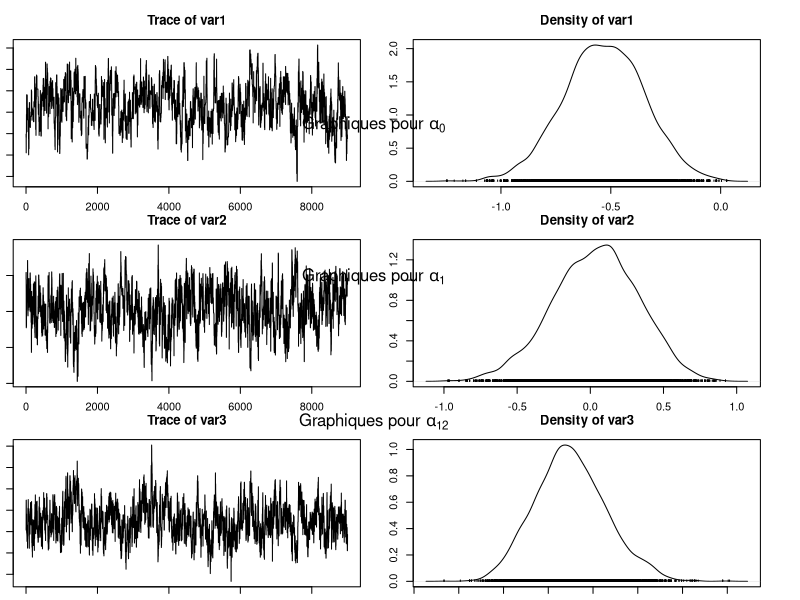
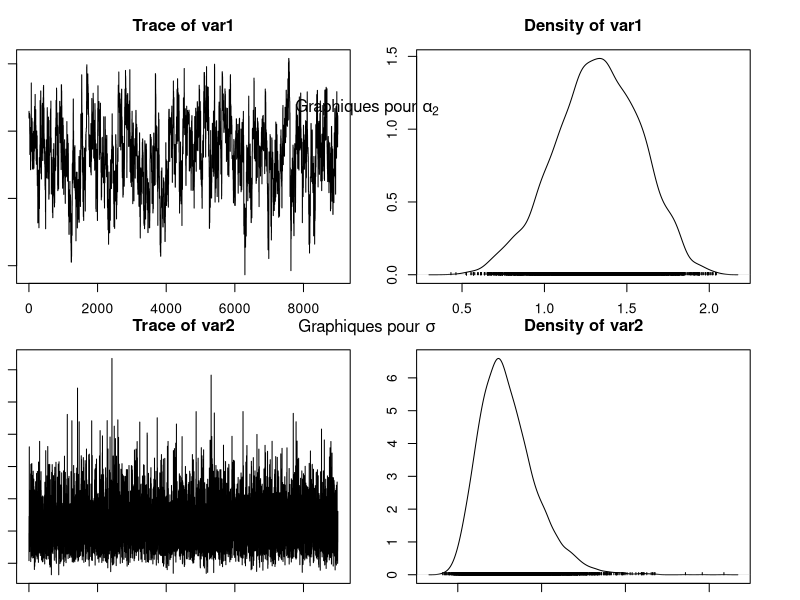

Here is the R script that generated these plots, in order:
## ---- chunk 1
# mettre ce qui nous sert pour la suite
## ---- chunk 2
# Notations changées par rapport au fichier seeds.data pour être en accord avec 
# la consigne donnée
"N" <- 21 
"r" <- c(10, 23, 23, 26, 17, 5, 53, 55, 32, 46, 10, 8, 10, 8, 23, 0, 3, 22, 15, 32, 3)
"n" <- c(39, 62, 81, 51, 39, 6, 74, 72, 51, 79, 13, 16, 30, 28, 45, 4, 12, 41, 30, 51, 7)
"x1" <- c(0, 0, 0, 0, 0, 0, 0, 0, 0, 0, 0, 1, 1, 1, 1, 1, 1, 1, 1, 1, 1)
"x2" <- c(0, 0, 0, 0, 0, 1, 1, 1, 1, 1, 1, 0, 0, 0, 0, 0, 1, 1, 1, 1, 1)
## ---- chunk 3
alpha0 <- 0
alpha1 <- 0
alpha2 <- 0
alpha12 <- 0
tau <- 10
b <- c(0, 0, 0, 0, 0, 0, 0, 0, 0, 0, 0, 0, 0, 0, 0, 0, 0, 0, 0, 0, 0)
## ---- chunk 4
seeds = function(nchain, N, r, n, x1, x2, alpha0, alpha1, alpha2, alpha12, tau, b, prop_sd){
  
  # Initialisation
  res = matrix(NA, nchain + 1, 5)
  res[1, ] = c(alpha0, alpha1, alpha12, alpha2, 1/sqrt(tau)) # le dernier terme vaut sigma

  p = plogis(alpha0 + alpha1 * x1 + alpha2 * x2 + alpha12 * x1 * x2 + b)
  
  res_b = matrix(NA, nchain + 1, N)
  res_b[1, ] = b
  
  acc_rates = rep(0, 4) # pour les 4 alpha
  
  for (i in 1:nchain){
    
    # Mise à jour de alpha0
    alpha0 = res[i, 1]
    prop = rnorm(1, alpha0, prop_sd[1]) # marche aléatoire simple
    prop_p = plogis(prop + alpha1 * x1 + alpha2 * x2 + alpha12 * x1 * x2 + b)
    
    top = - ((prop^2) / (2 * 1e6)) + sum(r * log(prop_p)) + sum((n-r) * log(1 - prop_p))
    bottom = - ((alpha0^2) / (2 * 1e6)) + sum(r * log(p)) + sum((n-r) * log(1 - p))
    acc_prob = exp(top - bottom) # Ratio des noyaux vaut 1 (symétrie du noyau)
    
    if (runif(1) < min(1, acc_prob)){
      alpha0 = prop
      p = prop_p
      acc_rates[1] = acc_rates[1] + 1
    }
    
    # Mise à jour de alpha1
    alpha1 = res[i, 2]
    prop = rnorm(1, alpha1, prop_sd[2]) # marche aléatoire simple
    prop_p = plogis(alpha0 + prop * x1 + alpha2 * x2 + alpha12 * x1 * x2 + b)
    
    top = - ((prop^2) / (2 * 1e6)) + sum(r * log(prop_p)) + sum((n-r) * log(1 - prop_p))
    bottom = - ((alpha1^2) / (2 * 1e6)) + sum(r * log(p)) + sum((n-r) * log(1 - p))
    acc_prob = exp(top - bottom) # Ratio des noyaux vaut 1 (symétrie du noyau)
    
    if (runif(1) < min(1, acc_prob)){
      alpha1 = prop
      p = prop_p
      acc_rates[2] = acc_rates[2] + 1
    }

    # Mise à jour de alpha12
    alpha12 = res[i, 3]
    prop = rnorm(1, alpha12, prop_sd[3]) # marche aléatoire simple
    prop_p = plogis(alpha0 + alpha1 * x1 + alpha2 * x2 + prop * x1 * x2 + b)
    
    top = - ((prop^2) / (2 * 1e6)) + sum(r * log(prop_p)) + sum((n-r) * log(1 - prop_p))
    bottom = - ((alpha12^2) / (2 * 1e6)) + sum(r * log(p)) + sum((n-r) * log(1 - p))
    acc_prob = exp(top - bottom) # Ratio des noyaux vaut 1 (symétrie du noyau)
    
    if (runif(1) < min(1, acc_prob)){
      alpha12 = prop
      p = prop_p
      acc_rates[3] = acc_rates[3] + 1
    }
    
    # Mise à jour de alpha2
    alpha2 = res[i, 4]
    prop = rnorm(1, alpha2, prop_sd[4]) # marche aléatoire simple
    prop_p = plogis(alpha0 + alpha1 * x1 + prop * x2 + alpha12 * x1 * x2 + b)
    
    top = - ((prop^2) / (2 * 1e6)) + sum(r * log(prop_p)) + sum((n-r) * log(1 - prop_p))
    bottom = - ((alpha2^2) / (2 * 1e6)) + sum(r * log(p)) + sum((n-r) * log(1 - p))
    acc_prob = exp(top - bottom) # Ratio des noyaux vaut 1 (symétrie du noyau)
    
    if (runif(1) < min(1, acc_prob)){
      alpha2 = prop
      p = prop_p
      acc_rates[4] = acc_rates[4] + 1
    }
    
    # Mise à jour de tau
    tau = rgamma(1, shape = 10e-3 + N / 2, scale = 1e-3 + 0.5 * sum(b^2))

    # Mise à jour de b
    for (j in 1:N){
      prop = rnorm(1, b[j], prop_sd[5])
      prop_p_j = plogis(alpha0 + alpha1 * x1[j] + alpha2 * x2[j] + alpha12 * x1[j] * x2[j] + prop)
      
      top = - (prop^2 * tau / 2) + r[j] * log(prop_p_j) + (n[j] - r[j]) * log(1 - prop_p_j)
      bottom = - (b[j]^2 * tau / 2) + r[j] * log(p[j]) + (n[j] - r[j]) * log(1 - p[j])
      acc_prob = exp(top - bottom)
      
      if (runif(1) < min(1, acc_prob)){
        b[j] = prop
        p[j] = prop_p_j
      }
    }
    
    # Mise à jour de la chaine de Markov et de b
    res[i+1, ] = c(alpha0, alpha1, alpha12, alpha2, 1/sqrt(tau))
    res_b[i+1, ] = b
  }
  
  my_list <- list("chain" = res, "b_chain" = res_b, "acc_rates" = acc_rates)
  return(my_list)
}
## ---- chunk 5
resultat = seeds(1e4, N, r, n, x1, x2, alpha0, alpha1, alpha2, alpha12, tau, b, prop_sd = c(0.3, 0.3, 0.3, 0.3, 0.3)) # prop_sd choisi pour avoir une allure de chaîne cohérente

resultat_chain = resultat$chain[1001:nrow(resultat$chain), ] # on enlève les 1000 premiers (burnin)

moychain = colMeans(resultat_chain) # moyenne
sdchain = apply(resultat_chain, 2, sd) # écart type

cat("alpha_0 est estimé à", moychain[1], "avec un écart-type de", sdchain[1], "\n")
cat("alpha_1 est estimé à", moychain[2], "avec un écart-type de", sdchain[2], "\n")
cat("alpha_12 est estimé à", moychain[3], "avec un écart-type de", sdchain[3], "\n")
cat("alpha_2 est estimé à", moychain[4], "avec un écart-type de", sdchain[4], "\n")
cat("sigma est estimé à", moychain[5], "avec un écart-type de", sdchain[5], "\n")
## ---- chunk 6
library(coda)
par(ask = FALSE, mfrow = c(3, 1), mar = c(1, 1, 3, 3)) # Configure la disposition des graphiques 

# Tracer les 3 premiers graphiques des chaînes de Markov
plot(mcmc(resultat_chain[,1:3]))

mtext(expression("Graphiques pour " * alpha[0]), side = 3, line = 23)
mtext(expression("Graphiques pour " * alpha[1]), side = 3, line = 11.5)
mtext(expression("Graphiques pour " * alpha[12]), side = 3, line = 0.5)

par(mfrow = c(2, 1)) # Configure la disposition des graphiques 

# Tracer les 2 derniers graphiques des chaînes de Markov
plot(mcmc(resultat_chain)[,4:5])

mtext(expression("Graphiques pour " * alpha[2]), side = 3, line = 12)
mtext(expression("Graphiques pour " * sigma), side = 3, line = 1)


## ---- chunk 7
resultat_b_chain = resultat$b_chain[1001:nrow(resultat$b_chain), ] # on enlève les 1000 premiers (burnin)

moyb_chain = colMeans(resultat_b_chain) # moyenne
## ---- chunk 8
cat("logit(p) : ", "\n")
cat("pour x1 = 0 et x2 = 0:", moychain[1] + moychain[2]*0 + moychain[3]*0 + moychain[4]*0 + mean(moyb_chain[1:5]), "\n")
cat("pour x1 = 0 et x2 = 1:", moychain[1] + moychain[2]*0 + moychain[3]*1 + moychain[4]*0 + mean(moyb_chain[6:11]), "\n")
cat("pour x1 = 1 et x2 = 0:", moychain[1] + moychain[2]*1 + moychain[3]*0 + moychain[4]*0 + mean(moyb_chain[12:16]), "\n")
cat("pour x1 = 1 et x2 = 1:", moychain[1] + moychain[2]*1 + moychain[3]*1 + moychain[4]*0 + mean(moyb_chain[17:21]), "\n")
